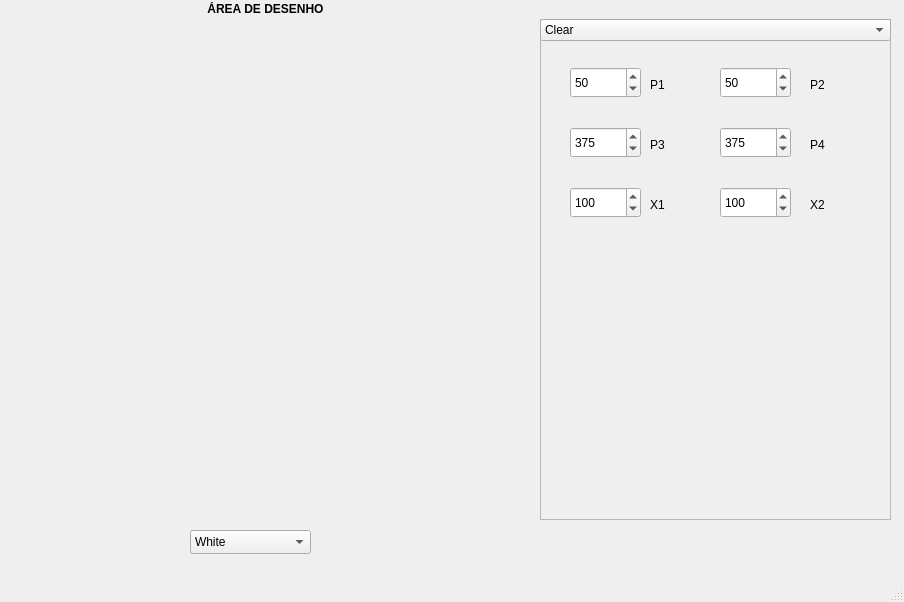
<?xml version="1.0" encoding="UTF-8"?>
<ui version="4.0">
 <class>MainWindow</class>
 <widget class="QMainWindow" name="MainWindow">
  <property name="geometry">
   <rect>
    <x>0</x>
    <y>0</y>
    <width>904</width>
    <height>602</height>
   </rect>
  </property>
  <property name="sizePolicy">
   <sizepolicy hsizetype="Preferred" vsizetype="Preferred">
    <horstretch>0</horstretch>
    <verstretch>0</verstretch>
   </sizepolicy>
  </property>
  <property name="windowTitle">
   <string>Atividade 02</string>
  </property>
  <property name="autoFillBackground">
   <bool>false</bool>
  </property>
  <widget class="QWidget" name="centralwidget">
   <widget class="QLabel" name="label">
    <property name="geometry">
     <rect>
      <x>20</x>
      <y>-1</y>
      <width>491</width>
      <height>21</height>
     </rect>
    </property>
    <property name="text">
     <string>&lt;html&gt;&lt;head/&gt;&lt;body&gt;&lt;p&gt;&lt;span style=&quot; font-weight:700;&quot;&gt;ÁREA DE DESENHO&lt;/span&gt;&lt;/p&gt;&lt;/body&gt;&lt;/html&gt;</string>
    </property>
    <property name="alignment">
     <set>Qt::AlignCenter</set>
    </property>
   </widget>
   <widget class="QComboBox" name="comboBoxColor">
    <property name="geometry">
     <rect>
      <x>190</x>
      <y>530</y>
      <width>121</width>
      <height>24</height>
     </rect>
    </property>
    <item>
     <property name="text">
      <string>White</string>
     </property>
    </item>
    <item>
     <property name="text">
      <string>Black</string>
     </property>
    </item>
    <item>
     <property name="text">
      <string>Red</string>
     </property>
    </item>
    <item>
     <property name="text">
      <string>Green</string>
     </property>
    </item>
    <item>
     <property name="text">
      <string>Blue</string>
     </property>
    </item>
   </widget>
   <widget class="QFrame" name="frame_2">
    <property name="geometry">
     <rect>
      <x>540</x>
      <y>19</y>
      <width>351</width>
      <height>501</height>
     </rect>
    </property>
    <property name="frameShape">
     <enum>QFrame::StyledPanel</enum>
    </property>
    <property name="frameShadow">
     <enum>QFrame::Plain</enum>
    </property>
    <property name="lineWidth">
     <number>2</number>
    </property>
    <widget class="QWidget" name="verticalLayoutWidget">
     <property name="geometry">
      <rect>
       <x>0</x>
       <y>0</y>
       <width>351</width>
       <height>271</height>
      </rect>
     </property>
     <layout class="QVBoxLayout" name="verticalLayout">
      <item>
       <layout class="QVBoxLayout" name="verticalLayout_2">
        <property name="sizeConstraint">
         <enum>QLayout::SetDefaultConstraint</enum>
        </property>
        <property name="bottomMargin">
         <number>0</number>
        </property>
        <item>
         <widget class="QComboBox" name="comboBox">
          <property name="toolTip">
           <string>Selecione uma figura geométrica e edite suas propriedades correspondentes.</string>
          </property>
          <item>
           <property name="text">
            <string>Clear</string>
           </property>
          </item>
          <item>
           <property name="text">
            <string>Círculo</string>
           </property>
          </item>
          <item>
           <property name="text">
            <string>Retângulo</string>
           </property>
          </item>
          <item>
           <property name="text">
            <string>Reta</string>
           </property>
          </item>
          <item>
           <property name="text">
            <string>Elipse</string>
           </property>
          </item>
          <item>
           <property name="text">
            <string>Retângulo com bordas arredondadas</string>
           </property>
          </item>
         </widget>
        </item>
        <item>
         <widget class="QStackedWidget" name="widgetSwitcher">
          <property name="currentIndex">
           <number>4</number>
          </property>
          <widget class="QWidget" name="pageCirculo">
           <widget class="QSpinBox" name="circuloRaio">
            <property name="geometry">
             <rect>
              <x>20</x>
              <y>40</y>
              <width>71</width>
              <height>31</height>
             </rect>
            </property>
            <property name="minimum">
             <number>10</number>
            </property>
            <property name="maximum">
             <number>250</number>
            </property>
            <property name="value">
             <number>250</number>
            </property>
           </widget>
           <widget class="QLabel" name="label_6">
            <property name="geometry">
             <rect>
              <x>20</x>
              <y>20</y>
              <width>61</width>
              <height>20</height>
             </rect>
            </property>
            <property name="text">
             <string>Raio</string>
            </property>
           </widget>
           <widget class="QSpinBox" name="circuloCentroY">
            <property name="geometry">
             <rect>
              <x>130</x>
              <y>100</y>
              <width>71</width>
              <height>31</height>
             </rect>
            </property>
            <property name="minimum">
             <number>0</number>
            </property>
            <property name="maximum">
             <number>480</number>
            </property>
            <property name="value">
             <number>250</number>
            </property>
           </widget>
           <widget class="QLabel" name="label_7">
            <property name="geometry">
             <rect>
              <x>20</x>
              <y>80</y>
              <width>61</width>
              <height>20</height>
             </rect>
            </property>
            <property name="text">
             <string>Centro</string>
            </property>
           </widget>
           <widget class="QSpinBox" name="circuloCentroX">
            <property name="geometry">
             <rect>
              <x>20</x>
              <y>100</y>
              <width>71</width>
              <height>31</height>
             </rect>
            </property>
            <property name="minimum">
             <number>0</number>
            </property>
            <property name="maximum">
             <number>480</number>
            </property>
            <property name="value">
             <number>250</number>
            </property>
           </widget>
           <widget class="QLabel" name="label_8">
            <property name="geometry">
             <rect>
              <x>100</x>
              <y>100</y>
              <width>21</width>
              <height>31</height>
             </rect>
            </property>
            <property name="text">
             <string>x</string>
            </property>
           </widget>
           <widget class="QLabel" name="label_9">
            <property name="geometry">
             <rect>
              <x>210</x>
              <y>100</y>
              <width>61</width>
              <height>31</height>
             </rect>
            </property>
            <property name="text">
             <string>y</string>
            </property>
           </widget>
          </widget>
          <widget class="QWidget" name="pageRetangulo">
           <widget class="QSpinBox" name="retanguloL1">
            <property name="geometry">
             <rect>
              <x>30</x>
              <y>40</y>
              <width>71</width>
              <height>31</height>
             </rect>
            </property>
            <property name="minimum">
             <number>0</number>
            </property>
            <property name="maximum">
             <number>480</number>
            </property>
            <property name="value">
             <number>50</number>
            </property>
           </widget>
           <widget class="QSpinBox" name="retanguloL2">
            <property name="geometry">
             <rect>
              <x>180</x>
              <y>40</y>
              <width>71</width>
              <height>31</height>
             </rect>
            </property>
            <property name="minimum">
             <number>0</number>
            </property>
            <property name="maximum">
             <number>480</number>
            </property>
            <property name="value">
             <number>50</number>
            </property>
           </widget>
           <widget class="QSpinBox" name="retanguloL3">
            <property name="geometry">
             <rect>
              <x>30</x>
              <y>100</y>
              <width>71</width>
              <height>31</height>
             </rect>
            </property>
            <property name="minimum">
             <number>0</number>
            </property>
            <property name="maximum">
             <number>480</number>
            </property>
            <property name="value">
             <number>375</number>
            </property>
           </widget>
           <widget class="QSpinBox" name="retanguloL4">
            <property name="geometry">
             <rect>
              <x>180</x>
              <y>100</y>
              <width>71</width>
              <height>31</height>
             </rect>
            </property>
            <property name="minimum">
             <number>0</number>
            </property>
            <property name="maximum">
             <number>480</number>
            </property>
            <property name="value">
             <number>375</number>
            </property>
           </widget>
           <widget class="QLabel" name="label_2">
            <property name="geometry">
             <rect>
              <x>110</x>
              <y>50</y>
              <width>49</width>
              <height>16</height>
             </rect>
            </property>
            <property name="text">
             <string>P1</string>
            </property>
           </widget>
           <widget class="QLabel" name="label_3">
            <property name="geometry">
             <rect>
              <x>270</x>
              <y>50</y>
              <width>49</width>
              <height>16</height>
             </rect>
            </property>
            <property name="text">
             <string>P2</string>
            </property>
           </widget>
           <widget class="QLabel" name="label_4">
            <property name="geometry">
             <rect>
              <x>110</x>
              <y>110</y>
              <width>49</width>
              <height>16</height>
             </rect>
            </property>
            <property name="text">
             <string>P3</string>
            </property>
           </widget>
           <widget class="QLabel" name="label_5">
            <property name="geometry">
             <rect>
              <x>270</x>
              <y>110</y>
              <width>49</width>
              <height>16</height>
             </rect>
            </property>
            <property name="text">
             <string>P4</string>
            </property>
           </widget>
          </widget>
          <widget class="QWidget" name="pageReta">
           <widget class="QSpinBox" name="retaL1">
            <property name="geometry">
             <rect>
              <x>30</x>
              <y>30</y>
              <width>71</width>
              <height>31</height>
             </rect>
            </property>
            <property name="minimum">
             <number>0</number>
            </property>
            <property name="maximum">
             <number>480</number>
            </property>
            <property name="value">
             <number>50</number>
            </property>
           </widget>
           <widget class="QLabel" name="label_14">
            <property name="geometry">
             <rect>
              <x>270</x>
              <y>40</y>
              <width>49</width>
              <height>16</height>
             </rect>
            </property>
            <property name="text">
             <string>Y1</string>
            </property>
           </widget>
           <widget class="QSpinBox" name="retaL2">
            <property name="geometry">
             <rect>
              <x>180</x>
              <y>30</y>
              <width>71</width>
              <height>31</height>
             </rect>
            </property>
            <property name="minimum">
             <number>0</number>
            </property>
            <property name="maximum">
             <number>480</number>
            </property>
            <property name="value">
             <number>50</number>
            </property>
           </widget>
           <widget class="QLabel" name="label_15">
            <property name="geometry">
             <rect>
              <x>110</x>
              <y>40</y>
              <width>49</width>
              <height>16</height>
             </rect>
            </property>
            <property name="text">
             <string>X1</string>
            </property>
           </widget>
           <widget class="QLabel" name="label_16">
            <property name="geometry">
             <rect>
              <x>270</x>
              <y>110</y>
              <width>49</width>
              <height>16</height>
             </rect>
            </property>
            <property name="text">
             <string>Y2</string>
            </property>
           </widget>
           <widget class="QLabel" name="label_17">
            <property name="geometry">
             <rect>
              <x>110</x>
              <y>110</y>
              <width>49</width>
              <height>16</height>
             </rect>
            </property>
            <property name="text">
             <string>X2</string>
            </property>
           </widget>
           <widget class="QSpinBox" name="retaL4">
            <property name="geometry">
             <rect>
              <x>180</x>
              <y>100</y>
              <width>71</width>
              <height>31</height>
             </rect>
            </property>
            <property name="minimum">
             <number>0</number>
            </property>
            <property name="maximum">
             <number>480</number>
            </property>
            <property name="value">
             <number>450</number>
            </property>
           </widget>
           <widget class="QSpinBox" name="retaL3">
            <property name="geometry">
             <rect>
              <x>30</x>
              <y>100</y>
              <width>71</width>
              <height>31</height>
             </rect>
            </property>
            <property name="minimum">
             <number>0</number>
            </property>
            <property name="maximum">
             <number>480</number>
            </property>
            <property name="value">
             <number>450</number>
            </property>
           </widget>
           <widget class="QLabel" name="label_18">
            <property name="geometry">
             <rect>
              <x>30</x>
              <y>150</y>
              <width>201</width>
              <height>31</height>
             </rect>
            </property>
            <property name="text">
             <string>*Você não verá a cor branca.</string>
            </property>
           </widget>
          </widget>
          <widget class="QWidget" name="pageElipse">
           <widget class="QSpinBox" name="elipseL1">
            <property name="geometry">
             <rect>
              <x>30</x>
              <y>40</y>
              <width>71</width>
              <height>31</height>
             </rect>
            </property>
            <property name="minimum">
             <number>0</number>
            </property>
            <property name="maximum">
             <number>480</number>
            </property>
            <property name="value">
             <number>35</number>
            </property>
           </widget>
           <widget class="QLabel" name="label_10">
            <property name="geometry">
             <rect>
              <x>110</x>
              <y>50</y>
              <width>49</width>
              <height>16</height>
             </rect>
            </property>
            <property name="text">
             <string>P1</string>
            </property>
           </widget>
           <widget class="QSpinBox" name="elipseL2">
            <property name="geometry">
             <rect>
              <x>180</x>
              <y>40</y>
              <width>71</width>
              <height>31</height>
             </rect>
            </property>
            <property name="minimum">
             <number>0</number>
            </property>
            <property name="maximum">
             <number>480</number>
            </property>
            <property name="value">
             <number>175</number>
            </property>
           </widget>
           <widget class="QLabel" name="label_11">
            <property name="geometry">
             <rect>
              <x>270</x>
              <y>50</y>
              <width>49</width>
              <height>16</height>
             </rect>
            </property>
            <property name="text">
             <string>P2</string>
            </property>
           </widget>
           <widget class="QSpinBox" name="elipseL3">
            <property name="geometry">
             <rect>
              <x>30</x>
              <y>100</y>
              <width>71</width>
              <height>31</height>
             </rect>
            </property>
            <property name="minimum">
             <number>0</number>
            </property>
            <property name="maximum">
             <number>480</number>
            </property>
            <property name="value">
             <number>400</number>
            </property>
           </widget>
           <widget class="QLabel" name="label_12">
            <property name="geometry">
             <rect>
              <x>270</x>
              <y>110</y>
              <width>49</width>
              <height>16</height>
             </rect>
            </property>
            <property name="text">
             <string>P4</string>
            </property>
           </widget>
           <widget class="QSpinBox" name="elipseL4">
            <property name="geometry">
             <rect>
              <x>180</x>
              <y>100</y>
              <width>71</width>
              <height>31</height>
             </rect>
            </property>
            <property name="minimum">
             <number>0</number>
            </property>
            <property name="maximum">
             <number>480</number>
            </property>
            <property name="value">
             <number>100</number>
            </property>
           </widget>
           <widget class="QLabel" name="label_13">
            <property name="geometry">
             <rect>
              <x>110</x>
              <y>110</y>
              <width>49</width>
              <height>16</height>
             </rect>
            </property>
            <property name="text">
             <string>P3</string>
            </property>
           </widget>
          </widget>
          <widget class="QWidget" name="pageRoundedRect">
           <widget class="QSpinBox" name="roundedL4">
            <property name="geometry">
             <rect>
              <x>180</x>
              <y>80</y>
              <width>71</width>
              <height>31</height>
             </rect>
            </property>
            <property name="minimum">
             <number>0</number>
            </property>
            <property name="maximum">
             <number>480</number>
            </property>
            <property name="value">
             <number>375</number>
            </property>
           </widget>
           <widget class="QLabel" name="label_19">
            <property name="geometry">
             <rect>
              <x>110</x>
              <y>90</y>
              <width>49</width>
              <height>16</height>
             </rect>
            </property>
            <property name="text">
             <string>P3</string>
            </property>
           </widget>
           <widget class="QLabel" name="label_20">
            <property name="geometry">
             <rect>
              <x>270</x>
              <y>30</y>
              <width>49</width>
              <height>16</height>
             </rect>
            </property>
            <property name="text">
             <string>P2</string>
            </property>
           </widget>
           <widget class="QLabel" name="label_21">
            <property name="geometry">
             <rect>
              <x>110</x>
              <y>30</y>
              <width>49</width>
              <height>16</height>
             </rect>
            </property>
            <property name="text">
             <string>P1</string>
            </property>
           </widget>
           <widget class="QSpinBox" name="roundedL2">
            <property name="geometry">
             <rect>
              <x>180</x>
              <y>20</y>
              <width>71</width>
              <height>31</height>
             </rect>
            </property>
            <property name="minimum">
             <number>0</number>
            </property>
            <property name="maximum">
             <number>480</number>
            </property>
            <property name="value">
             <number>50</number>
            </property>
           </widget>
           <widget class="QSpinBox" name="roundedL1">
            <property name="geometry">
             <rect>
              <x>30</x>
              <y>20</y>
              <width>71</width>
              <height>31</height>
             </rect>
            </property>
            <property name="minimum">
             <number>0</number>
            </property>
            <property name="maximum">
             <number>480</number>
            </property>
            <property name="value">
             <number>50</number>
            </property>
           </widget>
           <widget class="QLabel" name="label_22">
            <property name="geometry">
             <rect>
              <x>270</x>
              <y>90</y>
              <width>49</width>
              <height>16</height>
             </rect>
            </property>
            <property name="text">
             <string>P4</string>
            </property>
           </widget>
           <widget class="QSpinBox" name="roundedL3">
            <property name="geometry">
             <rect>
              <x>30</x>
              <y>80</y>
              <width>71</width>
              <height>31</height>
             </rect>
            </property>
            <property name="minimum">
             <number>0</number>
            </property>
            <property name="maximum">
             <number>480</number>
            </property>
            <property name="value">
             <number>375</number>
            </property>
           </widget>
           <widget class="QLabel" name="label_23">
            <property name="geometry">
             <rect>
              <x>270</x>
              <y>150</y>
              <width>49</width>
              <height>16</height>
             </rect>
            </property>
            <property name="text">
             <string>X2</string>
            </property>
           </widget>
           <widget class="QSpinBox" name="roundedX2">
            <property name="geometry">
             <rect>
              <x>180</x>
              <y>140</y>
              <width>71</width>
              <height>31</height>
             </rect>
            </property>
            <property name="minimum">
             <number>0</number>
            </property>
            <property name="maximum">
             <number>500</number>
            </property>
            <property name="value">
             <number>100</number>
            </property>
           </widget>
           <widget class="QLabel" name="label_24">
            <property name="geometry">
             <rect>
              <x>110</x>
              <y>150</y>
              <width>49</width>
              <height>16</height>
             </rect>
            </property>
            <property name="text">
             <string>X1</string>
            </property>
           </widget>
           <widget class="QSpinBox" name="roundedX1">
            <property name="geometry">
             <rect>
              <x>30</x>
              <y>140</y>
              <width>71</width>
              <height>31</height>
             </rect>
            </property>
            <property name="minimum">
             <number>0</number>
            </property>
            <property name="maximum">
             <number>500</number>
            </property>
            <property name="value">
             <number>100</number>
            </property>
           </widget>
          </widget>
         </widget>
        </item>
        <item>
         <widget class="QFrame" name="frame">
          <property name="frameShape">
           <enum>QFrame::StyledPanel</enum>
          </property>
          <property name="frameShadow">
           <enum>QFrame::Raised</enum>
          </property>
         </widget>
        </item>
       </layout>
      </item>
      <item>
       <layout class="QVBoxLayout" name="verticalLayout_3"/>
      </item>
     </layout>
    </widget>
   </widget>
  </widget>
  <widget class="QMenuBar" name="menubar">
   <property name="geometry">
    <rect>
     <x>0</x>
     <y>0</y>
     <width>904</width>
     <height>21</height>
    </rect>
   </property>
  </widget>
  <widget class="QStatusBar" name="statusbar"/>
 </widget>
 <resources/>
 <connections/>
</ui>
